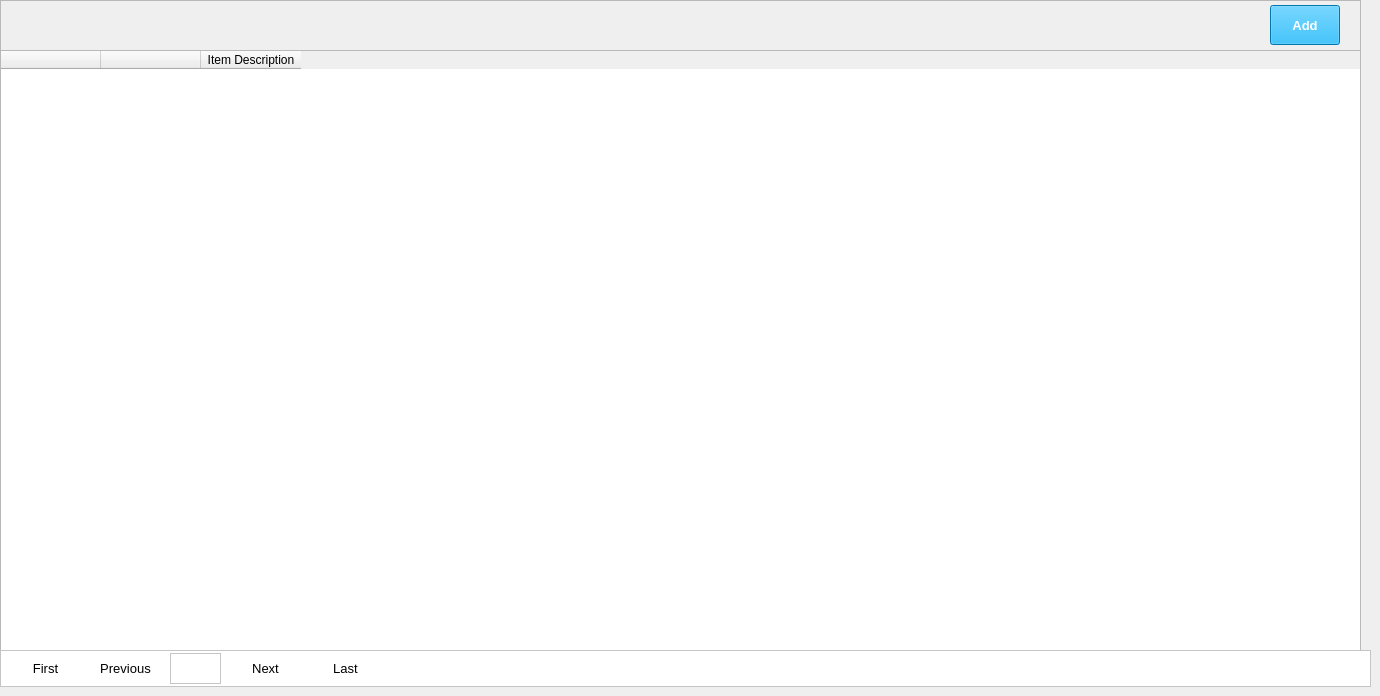
    <widget class="QWidget" name="tabItemAddOnsList">
     <attribute name="title">
      <string>Item Add-ons List</string>
     </attribute>
     <widget class="QFrame" name="frame_27">
      <property name="geometry">
       <rect>
        <x>0</x>
        <y>0</y>
        <width>1361</width>
        <height>651</height>
       </rect>
      </property>
      <property name="frameShape">
       <enum>QFrame::StyledPanel</enum>
      </property>
      <property name="frameShadow">
       <enum>QFrame::Raised</enum>
      </property>
      <widget class="QTableWidget" name="tableWidgetItemAddOns">
       <property name="geometry">
        <rect>
         <x>0</x>
         <y>50</y>
         <width>1361</width>
         <height>601</height>
        </rect>
       </property>
       <property name="minimumSize">
        <size>
         <width>1361</width>
         <height>0</height>
        </size>
       </property>
       <column>
        <property name="text">
         <string/>
        </property>
       </column>
       <column>
        <property name="text">
         <string/>
        </property>
       </column>
       <column>
        <property name="text">
         <string>Item Description</string>
        </property>
       </column>
      </widget>
      <widget class="QPushButton" name="pushButtonAddItemAddOns">
       <property name="geometry">
        <rect>
         <x>1270</x>
         <y>5</y>
         <width>70</width>
         <height>40</height>
        </rect>
       </property>
       <property name="font">
        <font>
         <family>Segoe UI</family>
         <pointsize>10</pointsize>
         <bold>true</bold>
        </font>
       </property>
       <property name="autoFillBackground">
        <bool>false</bool>
       </property>
       <property name="styleSheet">
        <string notr="true">background-color: rgb(1, 166, 240);
color: rgb(255, 255, 255);</string>
       </property>
       <property name="text">
        <string>Add</string>
       </property>
      </widget>
     </widget>
     <widget class="QFrame" name="frame_28">
      <property name="geometry">
       <rect>
        <x>0</x>
        <y>650</y>
        <width>1371</width>
        <height>37</height>
       </rect>
      </property>
      <property name="styleSheet">
       <string notr="true">background-color: rgb(255, 255, 255);
color: rgb(255, 255, 255);</string>
      </property>
      <property name="frameShape">
       <enum>QFrame::StyledPanel</enum>
      </property>
      <property name="frameShadow">
       <enum>QFrame::Raised</enum>
      </property>
      <widget class="QPushButton" name="pushButtonItemAddOnsFirst">
       <property name="geometry">
        <rect>
         <x>10</x>
         <y>0</y>
         <width>71</width>
         <height>37</height>
        </rect>
       </property>
       <property name="font">
        <font>
         <family>Segoe UI</family>
         <pointsize>10</pointsize>
        </font>
       </property>
       <property name="styleSheet">
        <string notr="true">color: rgb(0, 0, 0);</string>
       </property>
       <property name="text">
        <string>First</string>
       </property>
       <property name="flat">
        <bool>true</bool>
       </property>
      </widget>
      <widget class="QPushButton" name="pushButtonItemAddOnsPrevious">
       <property name="geometry">
        <rect>
         <x>90</x>
         <y>0</y>
         <width>71</width>
         <height>37</height>
        </rect>
       </property>
       <property name="font">
        <font>
         <family>Segoe UI</family>
         <pointsize>10</pointsize>
        </font>
       </property>
       <property name="styleSheet">
        <string notr="true">color: rgb(0, 0, 0);</string>
       </property>
       <property name="text">
        <string>Previous</string>
       </property>
       <property name="flat">
        <bool>true</bool>
       </property>
      </widget>
      <widget class="QPushButton" name="pushButtonItemAddOnsNext">
       <property name="geometry">
        <rect>
         <x>230</x>
         <y>0</y>
         <width>71</width>
         <height>37</height>
        </rect>
       </property>
       <property name="font">
        <font>
         <family>Segoe UI</family>
         <pointsize>10</pointsize>
        </font>
       </property>
       <property name="styleSheet">
        <string notr="true">color: rgb(0, 0, 0);</string>
       </property>
       <property name="text">
        <string>Next</string>
       </property>
       <property name="flat">
        <bool>true</bool>
       </property>
      </widget>
      <widget class="QPushButton" name="pushButtonItemAddOnsLast">
       <property name="geometry">
        <rect>
         <x>310</x>
         <y>0</y>
         <width>71</width>
         <height>37</height>
        </rect>
       </property>
       <property name="font">
        <font>
         <family>Segoe UI</family>
         <pointsize>10</pointsize>
        </font>
       </property>
       <property name="styleSheet">
        <string notr="true">color: rgb(0, 0, 0);</string>
       </property>
       <property name="text">
        <string>Last</string>
       </property>
       <property name="flat">
        <bool>true</bool>
       </property>
      </widget>
      <widget class="QTextEdit" name="textEditPageItemAddOnsNumber">
       <property name="geometry">
        <rect>
         <x>170</x>
         <y>3</y>
         <width>51</width>
         <height>31</height>
        </rect>
       </property>
       <property name="font">
        <font>
         <family>Segoe UI</family>
         <pointsize>10</pointsize>
        </font>
       </property>
       <property name="styleSheet">
        <string notr="true">color: rgb(0, 0, 0);</string>
       </property>
       <property name="readOnly">
        <bool>true</bool>
       </property>
      </widget>
     </widget>
    </widget>
